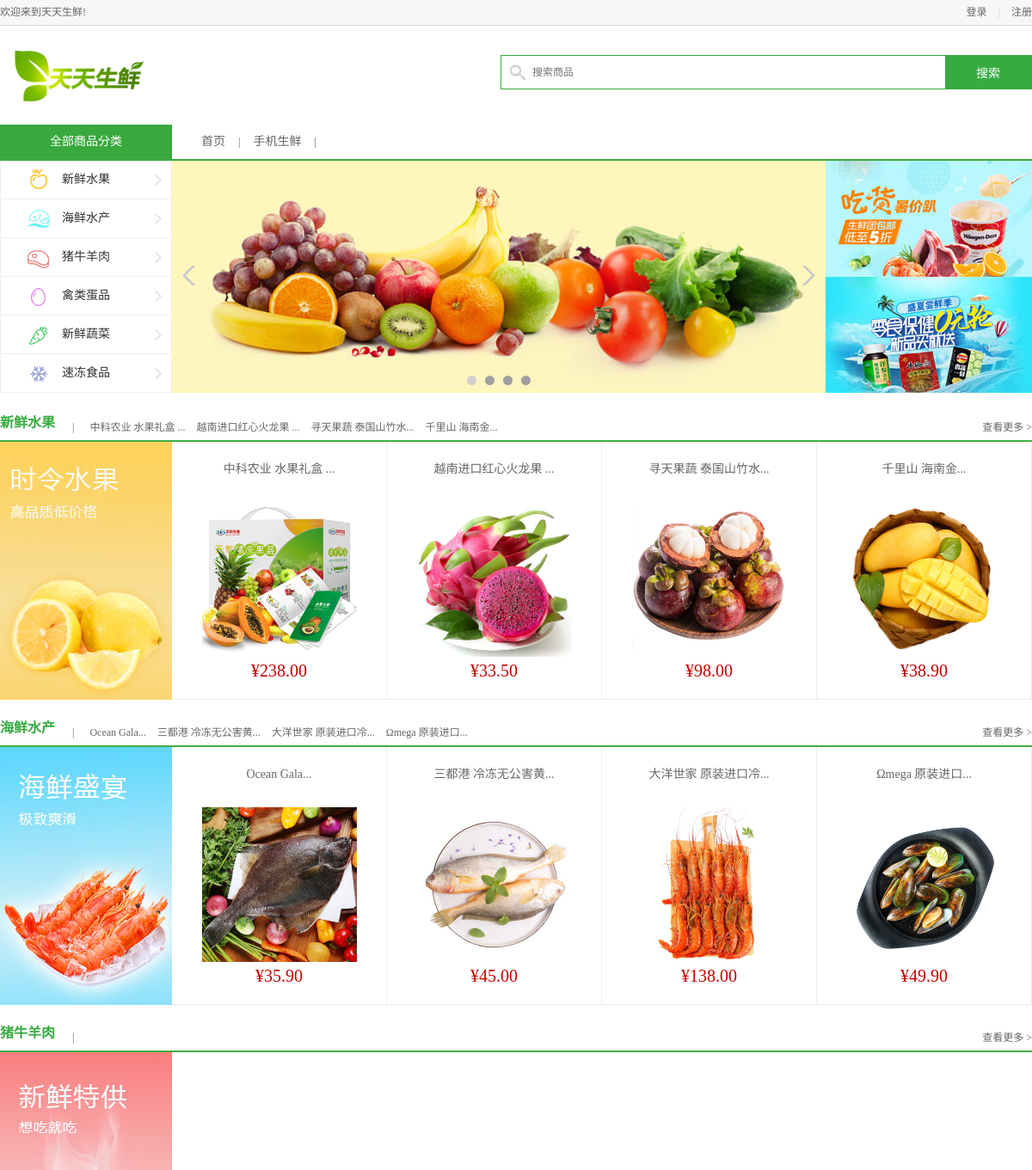
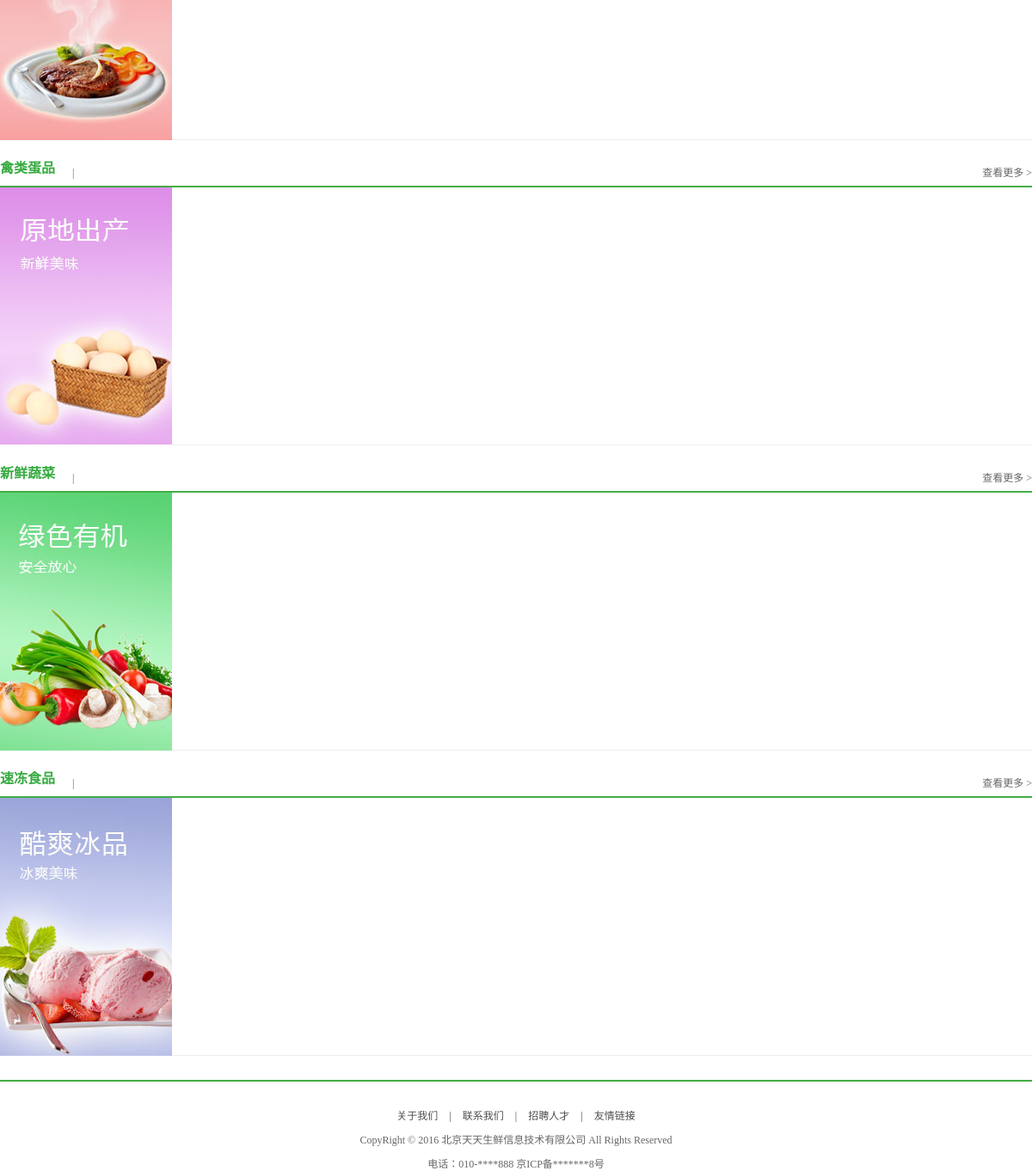
/goods/, run on the app's committed database (2 pictures, top to bottom).
### df_goods/models.py (models this page shows, shortened)
class GoodsInfo(models.Model):
    gtitle = models.CharField(max_length=20)
    gpic = models.ImageField(upload_to='df_goods')
    gprice = models.DecimalField(max_digits=5,decimal_places=2)
    isDelete = models.BooleanField(default=False)
    gunit = models.CharField(max_length=20,default='500g')
    gclick = models.IntegerField()
    gjianjie = models.CharField(max_length=200)
    gkucun = models.IntegerField()
    gcontent = models.CharField(max_length=200)
    gtype = models.ForeignKey(TypeInfo,on_delete=models.CASCADE)

### df_goods/views.py (the view)
def index(request):
    fruit = GoodsInfo.objects.filter(gtype=2).order_by('-gclick')[0:4]
    fruit2 = GoodsInfo.objects.filter(gtype=2).order_by('-gclick')[0:4]
    fish = GoodsInfo.objects.filter(gtype=4).order_by('-gclick')[0:4]
    fish2 = GoodsInfo.objects.filter(gtype=4).order_by('-gclick')[0:4]
    return render(request,'df_goods/index.html',{ 'page_name':1,
                                                     'fruit2':fruit2,
                                                     'fruit':fruit,
                                                     'fish2':fish2,
                                                    'fish':fish })

### templates/df_goods/index.html (shortened to what this page needs)
{%extends 'base.html'%}
{%block body%}
	<div class="navbar_con">
		<div class="navbar">
			<h1 class="fl">全部商品分类</h1>
			<ul class="navlist fl">
				<li><a href="/">首页</a></li>
				<li class="interval">|</li>
				<li><a href="#">手机生鲜</a></li>
				<li class="interval">|</li>
			</ul>
		</div>
	</div>
	<div class="center_con clearfix">
		<ul class="subnav fl">
			<li><a href="#model01" class="fruit">新鲜水果</a></li>
			<li><a href="#model02" class="seafood">海鲜水产</a></li>
			<li><a href="#model03" class="meet">猪牛羊肉</a></li>
			<li><a href="#model04" class="egg">禽类蛋品</a></li>
			<li><a href="#model05" class="vegetables">新鲜蔬菜</a></li>
			<li><a href="#model06" class="ice">速冻食品</a></li>
		</ul>
		<div class="slide fl">
			<ul class="slide_pics">
				<li><img src="/static/images/slide.jpg" alt="幻灯片"></li>
			</ul>
			<div class="prev"></div>
			<div class="next"></div>
			<ul class="points"></ul>
		</div>
		<div class="adv fl">
			<a href="#"><img src="/static/images/adv01.jpg"></a>
			<a href="#"><img src="/static/images/adv02.jpg"></a>
		</div>
	</div>
	<div class="list_model">
		<div class="list_title clearfix">
			<h3 class="fl" id="model01">新鲜水果</h3>
			<div class="subtitle fl">
				<span>|</span>
				{%for g in fruit2%}
				<a href="/{{g.id}}">{{g.gtitle|slice:'10'}}...</a>
				{%endfor%}
			</div>
			<a href="/list2_1_1" class="goods_more fr" id="fruit_more">查看更多 ></a>
		</div>
		<div class="goods_con clearfix">
			<div class="goods_banner fl"><img src="/static/images/banner01.jpg"></div>
			<ul class="goods_list fl">
				{%for g in fruit%}
				<li>
					<h4><a href="/{{g.id}}">{{g.gtitle|slice:'10'}}...</a></h4>
					<a href="/{{g.id}}"><img src="/static/{{g.gpic}}"></a>
					<div class="prize">¥{{g.gprice}}</div>
				</li>
				{%endfor%}
			</ul>
		</div>
	</div>
	<div class="list_model">
		<div class="list_title clearfix">
			<h3 class="fl" id="model02">海鲜水产</h3>
			<div class="subtitle fl">
				<span>|</span>
				{%for g in fish2%}
				<a href="/{{g.id}}">{{g.gtitle|slice:'10'}}...</a>
				{%endfor%}
			</div>
			<a href="/list4_1_1" class="goods_more fr">查看更多 ></a>
		</div>
		<div class="goods_con clearfix">
			<div class="goods_banner fl"><img src="/static/images/banner02.jpg"></div>
			<ul class="goods_list fl">
				{%for g in fish%}
				<li>
					<h4><a href="/{{g.id}}">{{g.gtitle|slice:'10'}}...</a></h4>
					<a href="/{{g.id}}"><img src="/static/{{g.gpic}}"></a>
					<div class="prize">¥{{g.gprice}}</div>
				</li>
				{%endfor%}
			</ul>
		</div>
	</div>
	<div class="list_model">
		<div class="list_title clearfix">
			<h3 class="fl" id="model03">猪牛羊肉</h3>
			<div class="subtitle fl">
				<span>|</span>
			</div>
			<a href="/list1_1_1" class="goods_more fr">查看更多 ></a>
		</div>
		<div class="goods_con clearfix">
			<div class="goods_banner fl"><img src="/static/images/banner03.jpg"></div>
			<ul class="goods_list fl">
			</ul>
		</div>
	</div>
	<div class="list_model">
		<div class="list_title clearfix">
			<h3 class="fl" id="model04">禽类蛋品</h3>
			<div class="subtitle fl">
				<span>|</span>
			</div>
			<a href="/list5_1_1" class="goods_more fr">查看更多 ></a>
		</div>
		<div class="goods_con clearfix">
			<div class="goods_banner fl"><img src="/static/images/banner04.jpg"></div>
			<ul class="goods_list fl">
			</ul>
		</div>
	</div>
	<div class="list_model">
		<div class="list_title clearfix">
			<h3 class="fl" id="model05">新鲜蔬菜</h3>
			<div class="subtitle fl">
				<span>|</span>
			</div>
			<a href="/list2_1_1" class="goods_more fr">查看更多 ></a>
		</div>
		<div class="goods_con clearfix">
			<div class="goods_banner fl"><img src="/static/images/banner05.jpg"></div>
			<ul class="goods_list fl">
			</ul>
		</div>
	</div>
	<div class="list_model">
		<div class="list_title clearfix">
			<h3 class="fl" id="model06">速冻食品</h3>
			<div class="subtitle fl">
				<span>|</span>
			</div>
			<a href="/list6_1_1" class="goods_more fr">查看更多 ></a>
		</div>
		<div class="goods_con clearfix">
			<div class="goods_banner fl"><img src="/static/images/banner06.jpg"></div>
			<ul class="goods_list fl">
			</ul>
		</div>
	</div>
{%endblock body%}
{%block foot%}
<div class="footer">
		<div class="foot_link">
			<a href="#">关于我们</a>
			<span>|</span>
			<a href="#">联系我们</a>
			<span>|</span>
			<a href="#">招聘人才</a>
			<span>|</span>
			<a href="#">友情链接</a>
		</div>
		<p>CopyRight © 2016 北京天天生鲜信息技术有限公司 All Rights Reserved</p>
		<p>电话：010-****888    京ICP备*******8号</p>
	</div>
</body>
</html>
{%endblock foot%}

### static/css/main.css (style rules this page uses)
body { font-family:'Microsoft Yahei';font-size:12px;color:#666; }
html,body { height:100% }
.navbar_con { height:40px;border-bottom:2px solid #39a93e }
.navbar { width:1200px;margin:0 auto; }
.navbar h1 { width:200px;height:40px;line-height:40px;text-align: center;font-size:14px;color:#fff;background-color:#39a93e; }
.navlist { margin-left:34px; }
.navlist li { height:40px;float:left;line-height:40px; }
.navlist li a { color:#666;font-size:14px }
.navlist .interval { margin:0 15px; }
.center_con { width:1200px;height:270px;margin:0 auto; }
.subnav { width:198px;height:270px;border-left:1px solid #eee;border-right:1px solid #eee; }
.subnav li { height:44px;border-bottom:1px solid #eee;background:url(../images/icons.png) 178px -257px no-repeat #fff; }
.subnav li a { display:block;height:44px;line-height:44px;text-indent:71px;font-size:14px;color:#333 }
.subnav li .fruit { background:url(../images/icons.png) 28px 0px no-repeat; }
.subnav li .seafood { background:url(../images/icons.png) 28px -43px no-repeat; }
.subnav li .meet { background:url(../images/icons.png) 28px -86px no-repeat; }
.subnav li .egg { background:url(../images/icons.png) 28px -132px no-repeat; }
.subnav li .vegetables { background:url(../images/icons.png) 28px -174px no-repeat; }
.subnav li .ice { background:url(../images/icons.png) 28px -220px no-repeat; }
.slide { width:760px;height:270px;position:relative;overflow:hidden; }
.slide .slide_pics { position:relative;left:0;top:0;width:760px;height:270px; }
.slide .slide_pics li { width:760px;height:270px;position:absolute;left:0;top:0 }
.slide .prev,.slide .next { width:17px;height:23px;background:url(../images/icons.png) left -388px no-repeat;position:absolute;left:11px;top:122px;cursor:pointer; }
.slide .next { background-position:left -428px;left:732px; }
.points { width:100%;height:11px;position:absolute;left:0;top:250px;text-align:center; }
.adv { width:240px;height:270px; overflow:hidden; background-color:gold; }
.adv a { display:block;float:left; }
.list_model { width:1200px;height:340px;margin:15px auto 0; }
.list_title { height:40px;border-bottom:2px solid #42ad46 }
.list_title h3 { height:40px;line-height:40px;font-size:16px;color:#37ab40;font-weight:bold; }
.list_title .subtitle { height:20px;line-height:20px;margin-top:15px; }
.list_title .subtitle span { color:#666;margin:0 10px 0 20px; }
.list_title .subtitle a { color:#666;margin:0 5px; }
.goods_more { height:20px;margin-top:15px;color:#666 }
.goods_con { height:300px; }
.goods_banner { width:200px;height:300px; }
.goods_banner img { width:200px;height:300px; }
.goods_list { width:1000px;height:299px;border-bottom:1px solid #ededed }
.goods_list li { height:299px;width:249px;border-right:1px solid #ededed;float:left }
.goods_list li h4 { width:200px;height:50px;margin:20px auto 0;text-align:center; }
.goods_list li h4 a { font-size:14px;color:#666;font-weight:normal;line-height:24px; }
.goods_list li img { display:block;width:180px;height:180px;margin:0 auto; }
.goods_list li .prize { text-align:center;font-size:20px;color:#c40000;margin-top:5px; }
.footer { border-top:2px solid #42ad46; margin:30px 0; }
.foot_link { text-align:center;margin-top:30px; }
.foot_link a,.foot_link span { color:#4e4e4e; }
.foot_link span { padding:0 10px }
.footer p { text-align:center; margin-top:10px; }

### data on the page
GoodsInfo: gtitle "中科农业 水果礼盒", gpic (picture), gprice "238.00"
GoodsInfo: gtitle "越南进口红心火龙果", gpic (picture), gprice "33.50"
GoodsInfo: gtitle "寻天果蔬 泰国山竹水", gpic (picture), gprice "98.00"
GoodsInfo: gtitle "千里山 海南金", gpic (picture), gprice "38.90"
GoodsInfo: gtitle "Ocean Gala", gpic (picture), gprice "35.90"
GoodsInfo: gtitle "三都港 冷冻无公害黄", gpic (picture), gprice "45.00"
GoodsInfo: gtitle "大洋世家 原装进口冷", gpic (picture), gprice "138.00"
GoodsInfo: gtitle "Ωmega 原装进口", gpic (picture), gprice "49.90"
